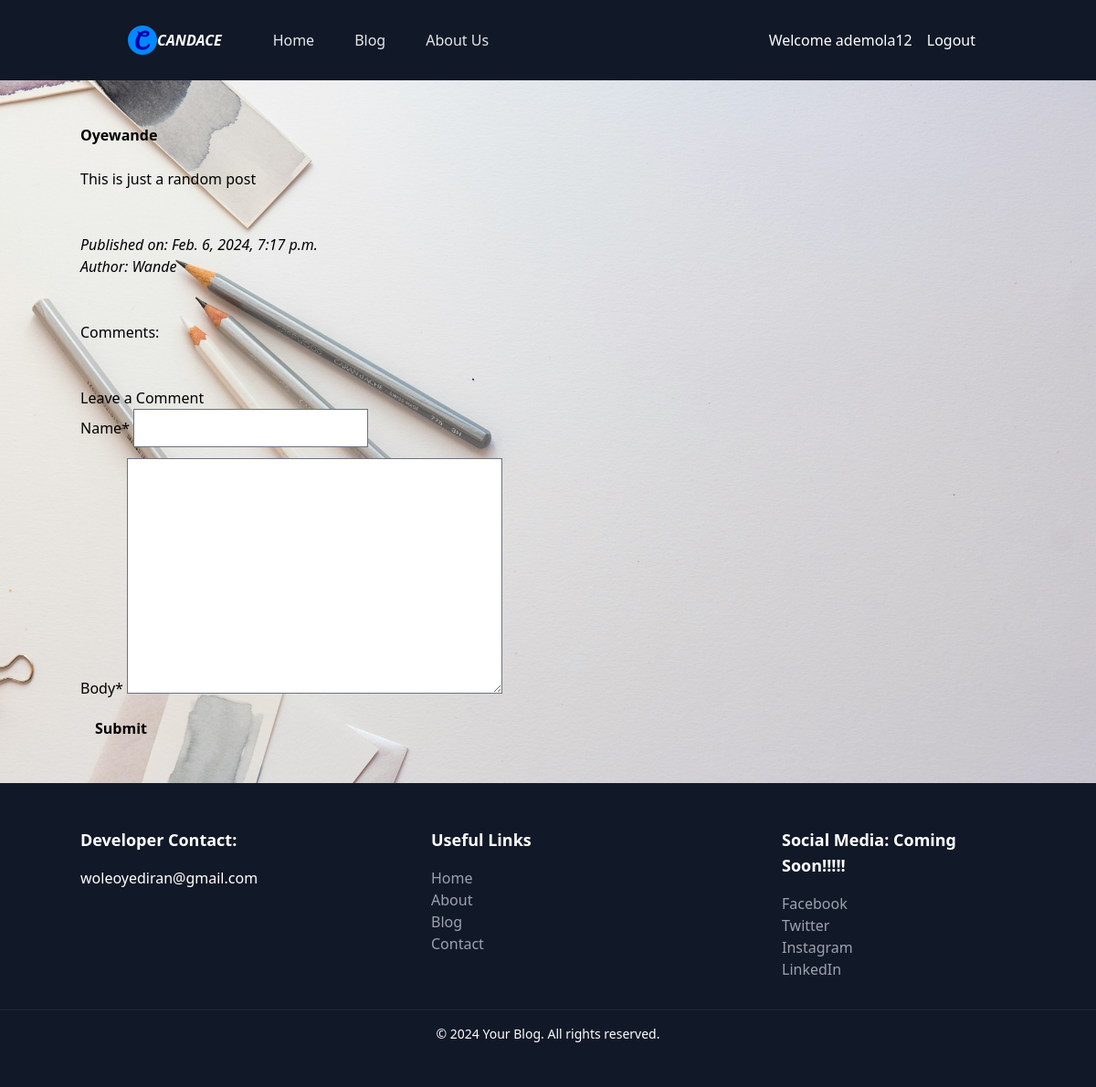
Screenshot of /post/3/ (signed in) with the database file from the repository.
### myblog/models.py (models this page shows, shortened)
class Post(models.Model):
    title = models.CharField(max_length=200)
    content = models.TextField()
    pub_date = models.DateTimeField(auto_now_add=True)
    author= models.CharField(max_length=30)
    image=models.ImageField(default="default_image.jpg", upload_to='blog_pics/')
    category=models.ForeignKey( Category,on_delete=models.CASCADE)

### myblog/views.py (the view)
# urls.py: path('post/<int:pk>/', views.PostDetailView.as_view(), name='post_detail'),
class PostDetailView(LoginRequiredMixin, DetailView):
    model = Post
    template_name = 'myblog/post_detail.html'
    context_object_name = 'post'
    def get_context_data(self, **kwargs):
        context = super().get_context_data(**kwargs)
        context['comments'] = self.object.comments.all()
        context['comment_form'] = CommentForm()
        return context
    def post(self, request, *args, **kwargs):
        post = self.get_object()
        form = CommentForm(request.POST)
        if form.is_valid():
            comment = form.save(commit=False)
            comment.post = post
            comment.save()
            return redirect('myblog:post_detail', pk=post.pk)
        else:
            context = self.get_context_data(**kwargs)
            context['comment_form'] = form
            return self.render_to_response(context)

### myblog/forms.py
class CommentForm(forms.ModelForm):
  class Meta:
    model = Comment
    fields= ['name', 'body']
  def __init__(self, *args, **kwargs):
    super().__init__(*args, **kwargs)
    self.helper = FormHelper()
    self.helper.form_method = 'post'
    self.helper.add_input(Submit('submit', 'Submit', css_class='bg-blue-500 hover:bg-blue-700 text-black font-bold py-2 px-4 rounded'))

### templates/myblog/post_detail.html (shortened to what this page needs)
<body
  class="bg-cover bg-center p-0"
  style="background-image: url('/static/lamlard/images/joanna.jpg')"
>
  {% extends 'myblog/base.html' %} {% load static %} {% load static
  tailwind_tags %} {% load crispy_forms_tags %} {% block content %}
  <strong>{{ post.title }}</strong>
  <br />
  <br />
  <p>{{ post.content | linebreaksbr | safe }}</p>
  <br /><br />
  <p><i>Published on: {{ post.pub_date }}</i></p>
  <p><i>Author: {{ post.author }}</i></p>
  <br />
  <br />
  <h2>Comments:</h2>
  <br />
  <br />
  <h2>Leave a Comment</h2>
  <form method="post" action="{% url 'myblog:post_detail' pk=post.pk %}">
    {% csrf_token %}{{ form.as_p }}{% crispy comment_form %}
  </form>
  {% endblock %}

### templates/myblog/base.html (shortened to what this page needs)
<!DOCTYPE html>
{% load static %} {% load static tailwind_tags %}
<html lang="en">
  <head>
    <link
      href="https://cdn.jsdelivr.net/npm/tailwindcss@2.2.19/dist/tailwind.min.css"
      rel="stylesheet"
    />
    {% tailwind_css %}
  </head>
  <body class="bg-blue-300">
    <nav style="" class="bg-gray-900 text-white fixed top-0 z-50 w-full">
      <div class="mx-auto max-w-5xl px-8">
        <div class="flex justify-between">
          <div class="flex space-x-4">
            <div class="py-5">
              <a
                href="#"
                class="flex items-center px-5 py-2 text-gray-700 hover:text-gray-900"
              >
                <img src="{%static 'lamlard/images/fav.png'%}" />
                <span class="font-bold text-white"><i>CANDACE</i></span>
              </a>
            </div>
            <div class="flex hidden items-center space-x-1 md:flex">
              <a
                href="{% url 'myblog:home' %}"
                class="px-5 py-2 text-gray-200 hover:text-gray-500"
                >Home</a
              >
              <a
                href="{% url 'myblog:post_list' %}"
                class="px-5 py-2 text-gray-200 hover:text-gray-500"
                >Blog</a
              >
              <a
                href="#section1"
                class="px-5 py-2 text-gray-200 hover:text-gray-500 click-scroll"
                >About Us</a
              >
            </div>
          </div>
          <div class="flex hidden items-center space-x-1 md:flex">
            {%if user.is_authenticated%}
            <p>Welcome {{user}}</p>
            <a
              href="{%url 'account_logout' %}"
              class="px-3 py-5 hover:text-gray-500"
              >Logout</a
            >
            {% endif %}
          </div>
        </div>
      </div>
    </nav>
    <br />
    <br />
    <br />
    <br />
    <br />
    <div class="container mx-auto mt-4">{% block content %} {% endblock %}</div>
  </body>
  <br />
  <footer class="bg-gray-900 text-white py-12">
    <div class="container mx-auto">
      <div class="flex flex-wrap justify-between">
        <div class="w-full md:w-1/2 lg:w-1/4 mb-8 md:mb-0">
          <h2 class="text-lg font-semibold mb-4">Developer Contact:</h2>
          <p>woleoyediran@gmail.com</p>
        </div>
        <div class="w-full md:w-1/2 lg:w-1/4 mb-8 md:mb-0">
          <h2 class="text-lg font-semibold mb-4">Useful Links</h2>
          <ul>
            <li>
              <a
                href="{% url 'myblog:home' %}"
                class="text-gray-400 hover:text-white"
                >Home</a
              >
            </li>
            <li>
              <a href="#" class="text-gray-400 hover:text-white">About</a>
            </li>
            <li>
              <a
                href="{% url 'myblog:post_list' %}"
                class="text-gray-400 hover:text-white"
                >Blog</a
              >
            </li>
            <li>
              <a href="#" class="text-gray-400 hover:text-white">Contact</a>
            </li>
          </ul>
        </div>
        <div class="w-full md:w-1/2 lg:w-1/4 mb-8 md:mb-0">
          <h2 class="text-lg font-semibold mb-4">
            Social Media: Coming Soon!!!!!
          </h2>
          <ul>
            <li>
              <a href="#" class="text-gray-400 hover:text-white">Facebook</a>
            </li>
            <li>
              <a href="#" class="text-gray-400 hover:text-white">Twitter</a>
            </li>
            <li>
              <a href="#" class="text-gray-400 hover:text-white">Instagram</a>
            </li>
            <li>
              <a href="#" class="text-gray-400 hover:text-white">LinkedIn</a>
            </li>
          </ul>
        </div>
      </div>
    </div>
    <div class="mt-8 border-t border-gray-800">
      <div class="container mx-auto pt-4 text-sm text-center">
        <p>&copy; 2024 Your Blog. All rights reserved.</p>
      </div>
    </div>
  </footer>
</html>

### rows the page displays
Post: title "Oyewande", content "This is just a random post", pub_date "Feb. 6, 2024, 7:17 p.m.", author "Wande"

### other values shown
{{ user }} "ademola12"
